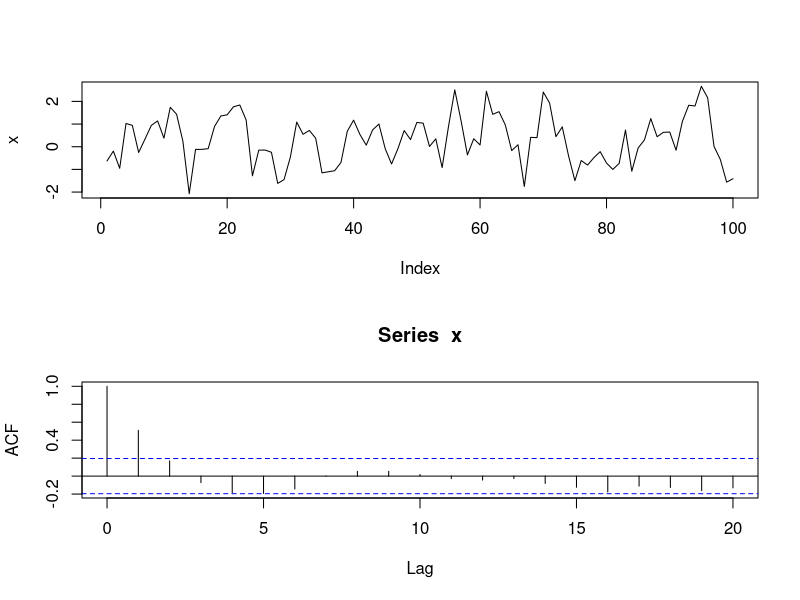

Reproduce this figure in R.
set.seed(1)
x <- w <- rnorm(100)
for (t in 2:100) x[t] <- 0.6 * x[t-1] + w[t]
layout(1:2)
plot(x, type="l")
acf(x)

x.ar <- ar(x, method="mle")
x.ar$order
x.ar$ar
x.ar$ar + c(-1.96, 1.96) * sqrt(x.ar$asy.var)